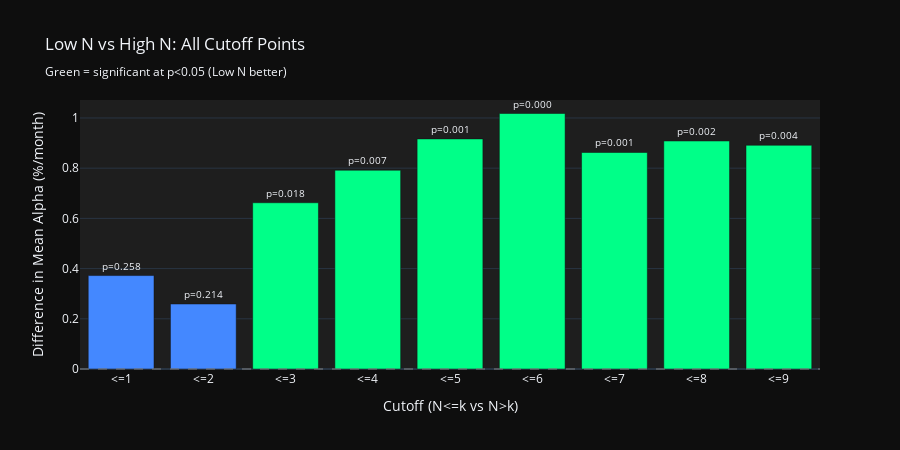

The notebook cell this image was saved under:
### Code cell
# Visualize cutoff analysis
cutoffs = [r['cutoff'] for r in cutoff_results]
diffs = [r['diff'] for r in cutoff_results]
p_vals = [r['p_value'] for r in cutoff_results]

# Color based on significance
colors = [COLOR_POSITIVE if r['significant'] else COLOR_NEUTRAL for r in cutoff_results]

fig = go.Figure()

fig.add_trace(go.Bar(
    x=[f'<={c}' for c in cutoffs],
    y=diffs,
    marker_color=colors,
    text=[f'p={p:.3f}' for p in p_vals],
    textposition='outside',
    textfont=dict(size=10)
))

fig.add_hline(y=0, line_color='gray', line_dash='dash', opacity=0.5)

fig.update_layout(
    title='Low N vs High N: All Cutoff Points<br><sub>Green = significant at p<0.05 (Low N better)</sub>',
    xaxis_title='Cutoff (N<=k vs N>k)',
    yaxis_title='Difference in Mean Alpha (%/month)',
    paper_bgcolor='#0e0e0e',
    plot_bgcolor='#1e1e1e',
    height=450
)

fig.show()

### Figure 1 — Plotly figure (JSON) as saved in the notebook; plotly's stock layout.template omitted (floating-point values rounded to 4 significant figures)
{"data": [{"marker": {"color": ["#4488ff", "#4488ff", "#00ff88", "#00ff88", "#00ff88", "#00ff88", "#00ff88", "#00ff88", "#00ff88"]}, "text": ["p=0.258", "p=0.214", "p=0.018", "p=0.007", "p=0.001", "p=0.000", "p=0.001", "p=0.002", "p=0.004"], "textfont": {"size": 10}, "textposition": "outside", "type": "bar", "x": ["<=1", "<=2", "<=3", "<=4", "<=5", "<=6", "<=7", "<=8", "<=9"], "y": [0.3722, 0.2591, 0.6623, 0.7918, 0.9166, 1.018, 0.8625, 0.9083, 0.8912]}], "layout": {"height": 450, "paper_bgcolor": "#0e0e0e", "plot_bgcolor": "#1e1e1e", "shapes": [{"line": {"color": "gray", "dash": "dash"}, "opacity": 0.5, "type": "line", "x0": 0, "x1": 1, "xref": "x domain", "y0": 0, "y1": 0, "yref": "y"}], "title": {"text": "Low N vs High N: All Cutoff Points<br><sub>Green = significant at p<0.05 (Low N better)</sub>"}, "xaxis": {"title": {"text": "Cutoff (N<=k vs N>k)"}}, "yaxis": {"title": {"text": "Difference in Mean Alpha (%/month)"}}}}
